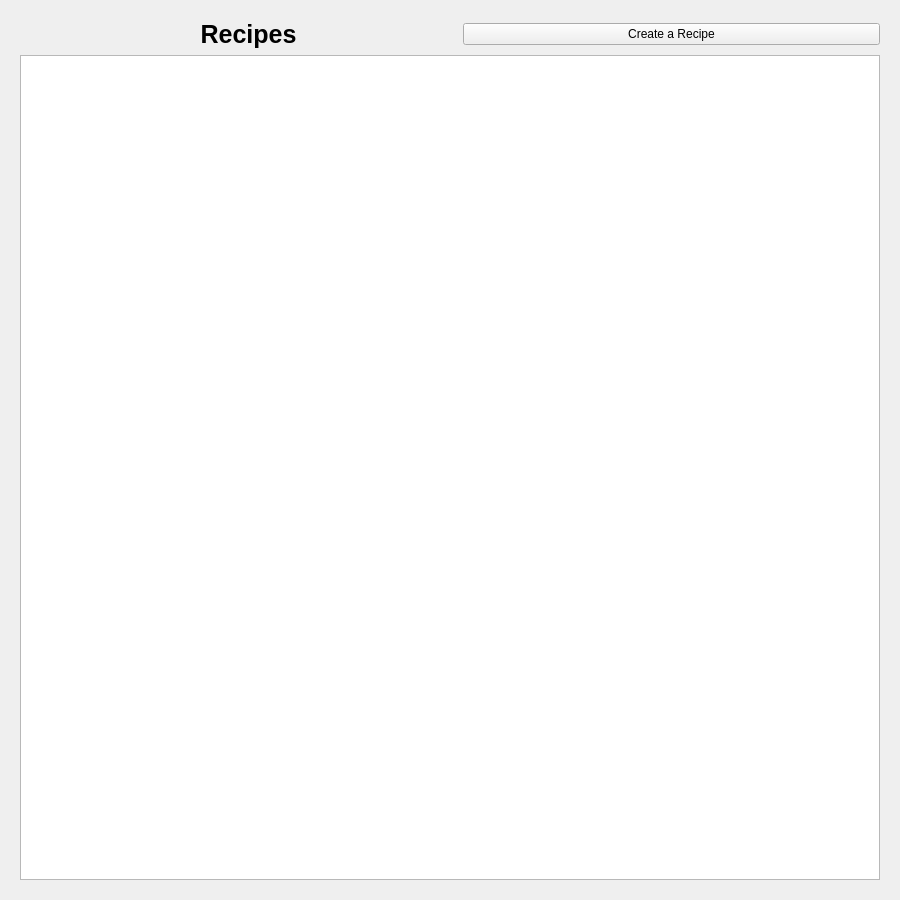
<?xml version="1.0" encoding="UTF-8"?>
<ui version="4.0">
 <class>RecipeRootView</class>
 <widget class="QWidget" name="RecipeRootView">
  <property name="geometry">
   <rect>
    <x>0</x>
    <y>0</y>
    <width>900</width>
    <height>900</height>
   </rect>
  </property>
  <property name="windowTitle">
   <string>Form</string>
  </property>
  <layout class="QVBoxLayout" name="verticalLayout">
   <item>
    <widget class="QStackedWidget" name="stackedWidget">
     <property name="currentIndex">
      <number>0</number>
     </property>
     <widget class="QWidget" name="recipeDisplayPage">
      <layout class="QVBoxLayout" name="verticalLayout_2">
       <item>
        <layout class="QHBoxLayout" name="horizontalLayout">
         <property name="topMargin">
          <number>0</number>
         </property>
         <item>
          <spacer name="horizontalSpacer">
           <property name="orientation">
            <enum>Qt::Orientation::Horizontal</enum>
           </property>
           <property name="sizeType">
            <enum>QSizePolicy::Policy::Minimum</enum>
           </property>
           <property name="sizeHint" stdset="0">
            <size>
             <width>20</width>
             <height>20</height>
            </size>
           </property>
          </spacer>
         </item>
         <item>
          <widget class="QLabel" name="title">
           <property name="font">
            <font>
             <pointsize>19</pointsize>
             <bold>true</bold>
            </font>
           </property>
           <property name="text">
            <string>Recipes</string>
           </property>
           <property name="alignment">
            <set>Qt::AlignmentFlag::AlignCenter</set>
           </property>
          </widget>
         </item>
         <item>
          <widget class="QPushButton" name="createButton">
           <property name="text">
            <string>Create a Recipe</string>
           </property>
          </widget>
         </item>
        </layout>
       </item>
       <item>
        <widget class="QListView" name="recipeListView"/>
       </item>
      </layout>
     </widget>
     <widget class="QWidget" name="recipeCreateFormPage">
      <layout class="QVBoxLayout" name="verticalLayout_5">
       <property name="topMargin">
        <number>15</number>
       </property>
       <item>
        <widget class="QLabel" name="formTitleLabel">
         <property name="font">
          <font>
           <pointsize>19</pointsize>
           <bold>true</bold>
          </font>
         </property>
         <property name="text">
          <string>Create a Recipe</string>
         </property>
         <property name="alignment">
          <set>Qt::AlignmentFlag::AlignCenter</set>
         </property>
        </widget>
       </item>
       <item>
        <layout class="QFormLayout" name="formLayout">
         <property name="topMargin">
          <number>5</number>
         </property>
         <property name="bottomMargin">
          <number>5</number>
         </property>
         <item row="0" column="0">
          <widget class="QLabel" name="nameLabel">
           <property name="text">
            <string>Name</string>
           </property>
          </widget>
         </item>
         <item row="0" column="1">
          <widget class="QLineEdit" name="nameEdit"/>
         </item>
         <item row="1" column="0">
          <widget class="QLabel" name="descriptionLabel">
           <property name="text">
            <string>Description</string>
           </property>
          </widget>
         </item>
         <item row="2" column="0">
          <widget class="QLabel" name="preptimeLabel">
           <property name="text">
            <string>Cooking Time</string>
           </property>
          </widget>
         </item>
         <item row="2" column="1">
          <widget class="QTimeEdit" name="prepTimeEdit"/>
         </item>
         <item row="1" column="1">
          <widget class="QPlainTextEdit" name="descriptionEdit"/>
         </item>
        </layout>
       </item>
       <item>
        <layout class="QVBoxLayout" name="verticalLayout_6">
         <property name="topMargin">
          <number>5</number>
         </property>
         <property name="bottomMargin">
          <number>5</number>
         </property>
         <item>
          <layout class="QHBoxLayout" name="horizontalLayout_8">
           <property name="topMargin">
            <number>0</number>
           </property>
           <item>
            <widget class="QLabel" name="recipeIngredientLabel">
             <property name="text">
              <string>Recipe Ingredients</string>
             </property>
            </widget>
           </item>
           <item>
            <spacer name="horizontalSpacer_2">
             <property name="orientation">
              <enum>Qt::Orientation::Horizontal</enum>
             </property>
             <property name="sizeHint" stdset="0">
              <size>
               <width>40</width>
               <height>20</height>
              </size>
             </property>
            </spacer>
           </item>
          </layout>
         </item>
         <item>
          <widget class="QListView" name="recipeIngredientListView"/>
         </item>
         <item>
          <layout class="QHBoxLayout" name="horizontalLayout_7">
           <property name="topMargin">
            <number>0</number>
           </property>
           <item>
            <widget class="QPushButton" name="deleteRecipeIngredientButton">
             <property name="enabled">
              <bool>false</bool>
             </property>
             <property name="text">
              <string>Delete Recipe Ingredient</string>
             </property>
            </widget>
           </item>
           <item>
            <widget class="QPushButton" name="addRecipeIngredientButton">
             <property name="enabled">
              <bool>true</bool>
             </property>
             <property name="text">
              <string>Add Recipe Ingredient</string>
             </property>
            </widget>
           </item>
          </layout>
         </item>
        </layout>
       </item>
       <item>
        <layout class="QVBoxLayout" name="verticalLayout_3">
         <property name="topMargin">
          <number>5</number>
         </property>
         <property name="bottomMargin">
          <number>5</number>
         </property>
         <item>
          <layout class="QHBoxLayout" name="horizontalLayout_3">
           <item>
            <widget class="QLabel" name="instructionLabel">
             <property name="text">
              <string>Instructions</string>
             </property>
            </widget>
           </item>
           <item>
            <widget class="QLineEdit" name="instructionLineEdit"/>
           </item>
          </layout>
         </item>
         <item>
          <widget class="QListWidget" name="instructionsList"/>
         </item>
         <item>
          <layout class="QHBoxLayout" name="horizontalLayout_4">
           <property name="topMargin">
            <number>0</number>
           </property>
           <item>
            <widget class="QPushButton" name="deleteInstructionButton">
             <property name="enabled">
              <bool>false</bool>
             </property>
             <property name="text">
              <string>Delete Instruction</string>
             </property>
            </widget>
           </item>
           <item>
            <widget class="QPushButton" name="addInstructionButton">
             <property name="enabled">
              <bool>false</bool>
             </property>
             <property name="text">
              <string>Add Instruction</string>
             </property>
            </widget>
           </item>
          </layout>
         </item>
        </layout>
       </item>
       <item>
        <layout class="QVBoxLayout" name="verticalLayout_4">
         <property name="topMargin">
          <number>5</number>
         </property>
         <property name="bottomMargin">
          <number>5</number>
         </property>
         <item>
          <layout class="QHBoxLayout" name="horizontalLayout_5">
           <item>
            <widget class="QLabel" name="equipmentLabel">
             <property name="text">
              <string>Equipment Required</string>
             </property>
            </widget>
           </item>
           <item>
            <widget class="QLineEdit" name="equipmentLineEdit"/>
           </item>
          </layout>
         </item>
         <item>
          <widget class="QListWidget" name="equipmentList"/>
         </item>
         <item>
          <layout class="QHBoxLayout" name="horizontalLayout_6">
           <property name="topMargin">
            <number>0</number>
           </property>
           <item>
            <widget class="QPushButton" name="deleteEquipmentButton">
             <property name="enabled">
              <bool>false</bool>
             </property>
             <property name="text">
              <string>Delete Equipment</string>
             </property>
            </widget>
           </item>
           <item>
            <widget class="QPushButton" name="addEquipmentButton">
             <property name="enabled">
              <bool>false</bool>
             </property>
             <property name="text">
              <string>Add Equipment</string>
             </property>
            </widget>
           </item>
          </layout>
         </item>
        </layout>
       </item>
       <item>
        <layout class="QHBoxLayout" name="horizontalLayout_2">
         <property name="topMargin">
          <number>20</number>
         </property>
         <item>
          <widget class="QPushButton" name="cancelButton">
           <property name="text">
            <string>Cancel</string>
           </property>
          </widget>
         </item>
         <item>
          <widget class="QPushButton" name="confirmButton">
           <property name="enabled">
            <bool>false</bool>
           </property>
           <property name="toolTip">
            <string>&lt;html&gt;&lt;head/&gt;&lt;body&gt;&lt;p&gt;Required fields:&lt;/p&gt;&lt;p&gt;- Name&lt;/p&gt;&lt;p&gt;- Description&lt;/p&gt;&lt;p&gt;- Cooking Time&lt;/p&gt;&lt;p&gt;- Recipe Ingredients&lt;/p&gt;&lt;p&gt;- Instructions&lt;/p&gt;&lt;/body&gt;&lt;/html&gt;</string>
           </property>
           <property name="text">
            <string>Create Recipe</string>
           </property>
          </widget>
         </item>
        </layout>
       </item>
      </layout>
     </widget>
    </widget>
   </item>
  </layout>
 </widget>
 <resources/>
 <connections/>
</ui>
